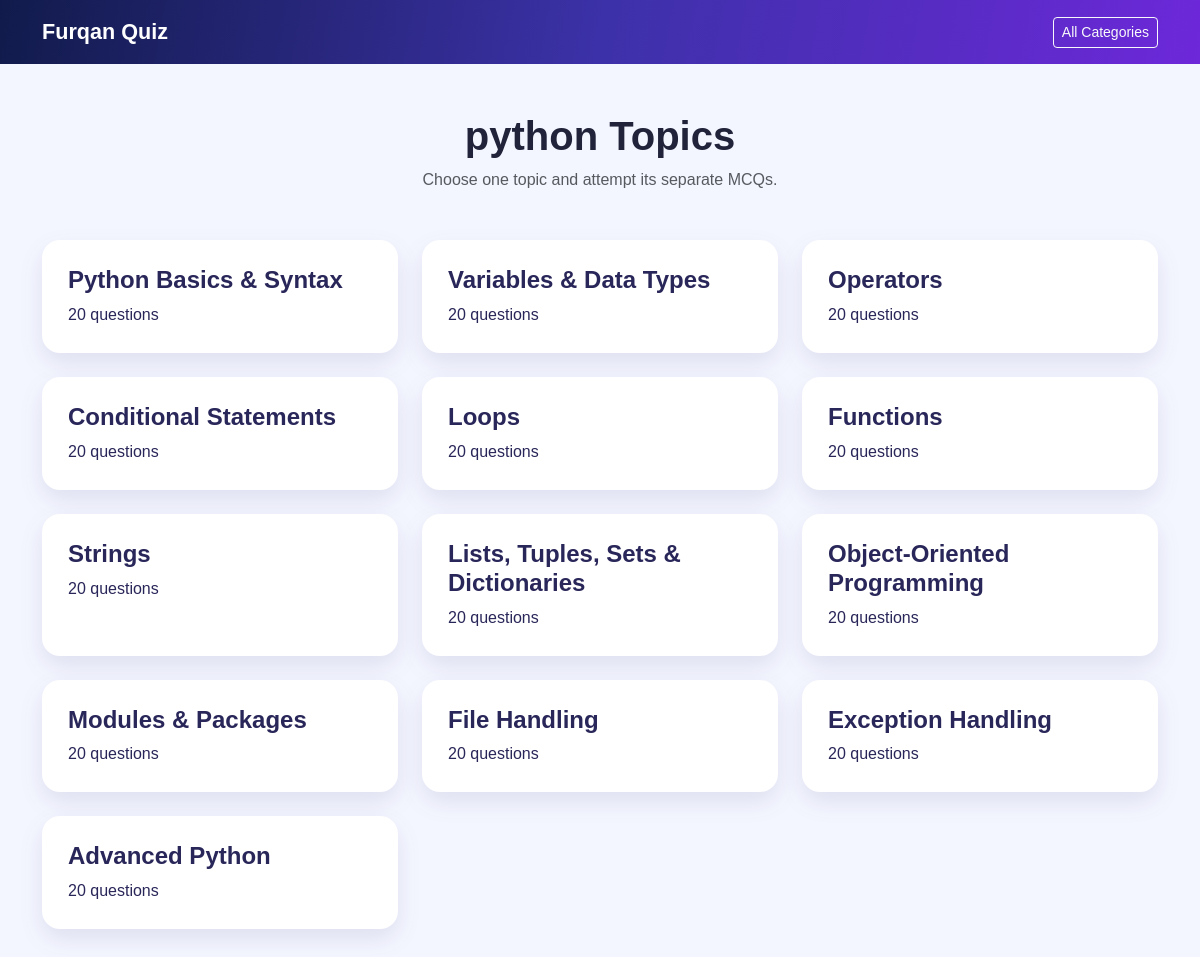
The app's page /quiz/1/ (signed in) with its own data.
### quiz/models.py (models this page shows, shortened)
class Category(models.Model):
    name = models.CharField(max_length=100)

class Subcategory(models.Model):
    category = models.ForeignKey(
        Category,
        on_delete=models.CASCADE,
        related_name='subcategories'
    )
    name = models.CharField(max_length=100)
    display_order = models.PositiveSmallIntegerField(default=0)
    class Meta:
        ordering = ('display_order', 'name')
        constraints = [
            models.UniqueConstraint(
                fields=('category', 'name'),
                name='unique_subcategory_per_category'
            )
        ]

### quiz/views.py (the view)
# urls.py: path('', include('quiz.urls')),
@login_required
def quiz(request, id):
    category = get_object_or_404(Category, id=id)
    subcategories = category.subcategories.all()
    if subcategories.exists():
        return render(request, 'quiz/subcategories.html', {
            'category': category,
            'subcategories': subcategories,
        })
    return take_quiz(request, category)

### quiz/templates/quiz/subcategories.html (shortened to what this page needs)
<!DOCTYPE html>
<html lang="en">
<head>
    <link href="https://cdn.jsdelivr.net/npm/bootstrap@5.3.3/dist/css/bootstrap.min.css" rel="stylesheet">
</head>
<body>
    <nav class="top-navbar">
        <div class="container d-flex align-items-center">
            <a class="brand-name" href="{% url 'home' %}">Furqan Quiz</a>
            <a class="btn btn-outline-light btn-sm ms-auto" href="{% url 'home' %}">All Categories</a>
        </div>
    </nav>
    <main class="container py-5">
        <div class="text-center mb-5">
            <h1 class="fw-bold">{{ category.name }} Topics</h1>
            <p class="text-muted">Choose one topic and attempt its separate MCQs.</p>
        </div>
        <div class="row g-4">
            {% for subcategory in subcategories %}
                <div class="col-md-4 col-sm-6">
                    <a class="topic-card" href="{% url 'subcategory_quiz' category.id subcategory.id %}">
                        <h4 class="fw-bold mb-2">{{ subcategory.name }}</h4>
                        <span>{{ subcategory.questions.count }} question{{ subcategory.questions.count|pluralize }}</span>
                    </a>
                </div>
            {% endfor %}
        </div>
    </main>
</body>
</html>

### quiz/templates/quiz/subcategories.html (style rules this page uses)
body { min-height: 100vh; background: #f4f6ff; color: #20233a; font-family: Arial, sans-serif; }
.top-navbar { background: linear-gradient(100deg, #111b4b, #3c31a8, #6d28d9); padding: 16px 0; }
.brand-name { color: white; text-decoration: none; font-size: 1.35rem; font-weight: 700; }
.topic-card { display: block; height: 100%; padding: 26px; color: #292659; text-decoration: none; background: white; border-radius: 18px; box-shadow: 0 10px 25px rgba(36, 32, 107, .10); transition: .2s ease; }

### records on screen
Category: name "python"
Subcategory: name "Python Basics & Syntax", questions.count "20"
Subcategory: name "Variables & Data Types", questions.count "20"
Subcategory: name "Operators", questions.count "20"
Subcategory: name "Conditional Statements", questions.count "20"
Subcategory: name "Loops", questions.count "20"
Subcategory: name "Functions", questions.count "20"
Subcategory: name "Strings", questions.count "20"
Subcategory: name "Lists, Tuples, Sets & Dictionaries", questions.count "20"
Subcategory: name "Object-Oriented Programming", questions.count "20"
Subcategory: name "Modules & Packages", questions.count "20"
Subcategory: name "File Handling", questions.count "20"
Subcategory: name "Exception Handling", questions.count "20"
Subcategory: name "Advanced Python", questions.count "20"
